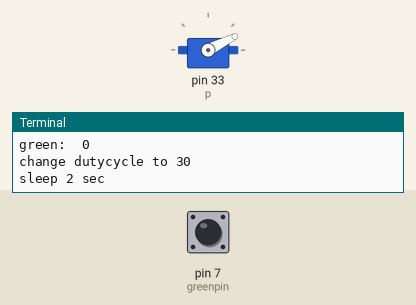
This program was run on a simulated Raspberry Pi (header pin numbers). Parts: servo, the last lines printed to the terminal. The inputs (shaded band) are chosen by the test bench; at power-on: pin 7 (greenpin) LOW. Servo angles are drawn from the pulse width (0.5 ms = 0°, 2.5 ms = 180°).

Above: at 1.2 s.
1.3 s: pin 7 (greenpin) pulled HIGH for 2.35 s
At 3.5 s:
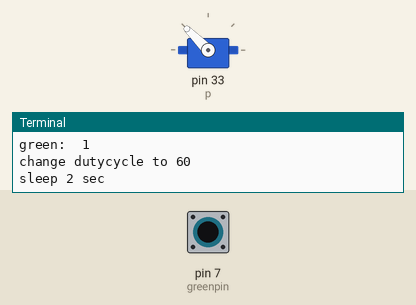
Timing chart, 0 to 5.9 s (numbered marks = the images above; inputs shaded):
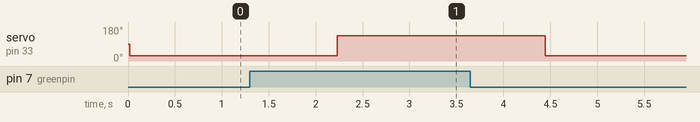

Measured:
- after the input at 1.3 s, servo on pin 33 (p): 27° → 135° after 0.93 s, → 27° 2.2 s later

The program:

light_servo.py
```python
#!/usr/bin/python3

import time
import os
import RPi.GPIO as GPIO
import Jetson.GPIO as readgpio

GPIO.setmode(GPIO.BOARD)
GPIO.setup(33,GPIO.OUT)
p = GPIO.PWM(33,50)
print("start servo")
p.start(7.5)

greenpin = 7
readgpio.setmode(GPIO.BOARD)
readgpio.setup(greenpin,GPIO.IN,pull_up_down=GPIO.PUD_DOWN)
print("green: ",GPIO.input(greenpin))

try:
    while True:
        os.system('clear')
        lights = GPIO.input(greenpin)
        print("green: ",lights)
        if(lights==0):
            print("change dutycycle to 30")
            p.ChangeDutyCycle(4)
            print("sleep 2 sec")
            time.sleep(2)
        else:
            print("change dutycycle to 60")
            p.ChangeDutyCycle(10)
            print("sleep 2 sec")
            time.sleep(2)
        time.sleep(0.2)
except KeyboardInterrupt:
    print("end")
    p.stop()
    GPIO.cleanup()
```
